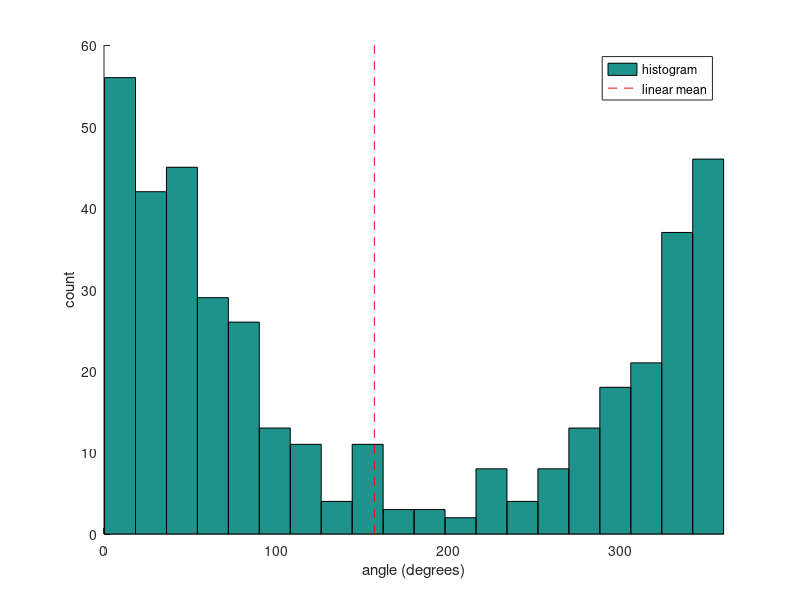
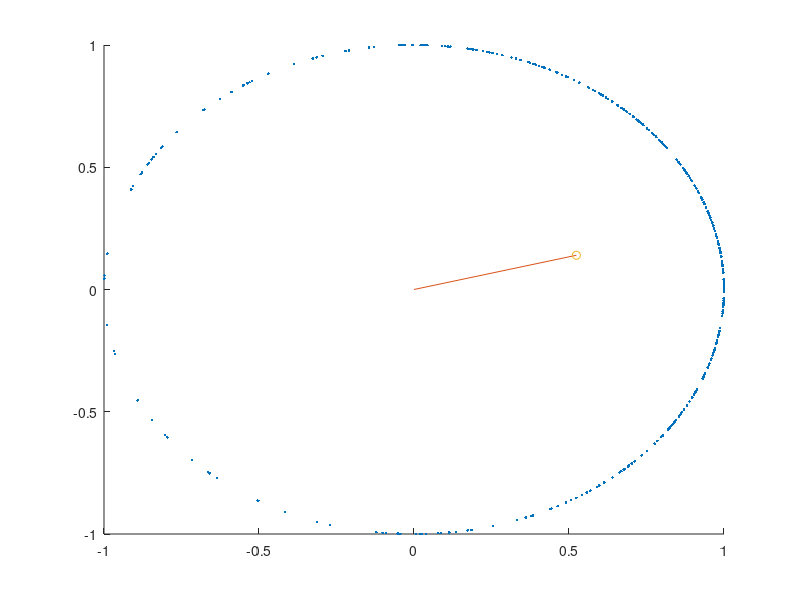

MATLAB code to generate these figures, in order:
rng(1);
N = 400;

% generate data from von Mises dist
z = randn(N,1) + i*randn(N,1) + 1+i/3;
z0 = z./abs(z);
 
th = mod(angle(z)*180/pi, 360);

LinearMean = mean(th);

figure(1); clf; hold on
hist(th,20);
xlim([0 360]);
plot(LinearMean*[1 1], ylim, 'r--');
xlabel('angle (degrees)');
ylabel('count');
legend('histogram', 'linear mean');

figure(2); clf; hold on

plot(z0, '.');
zm = mean(z0);
plot([0 zm]);
plot(zm, 'o');
